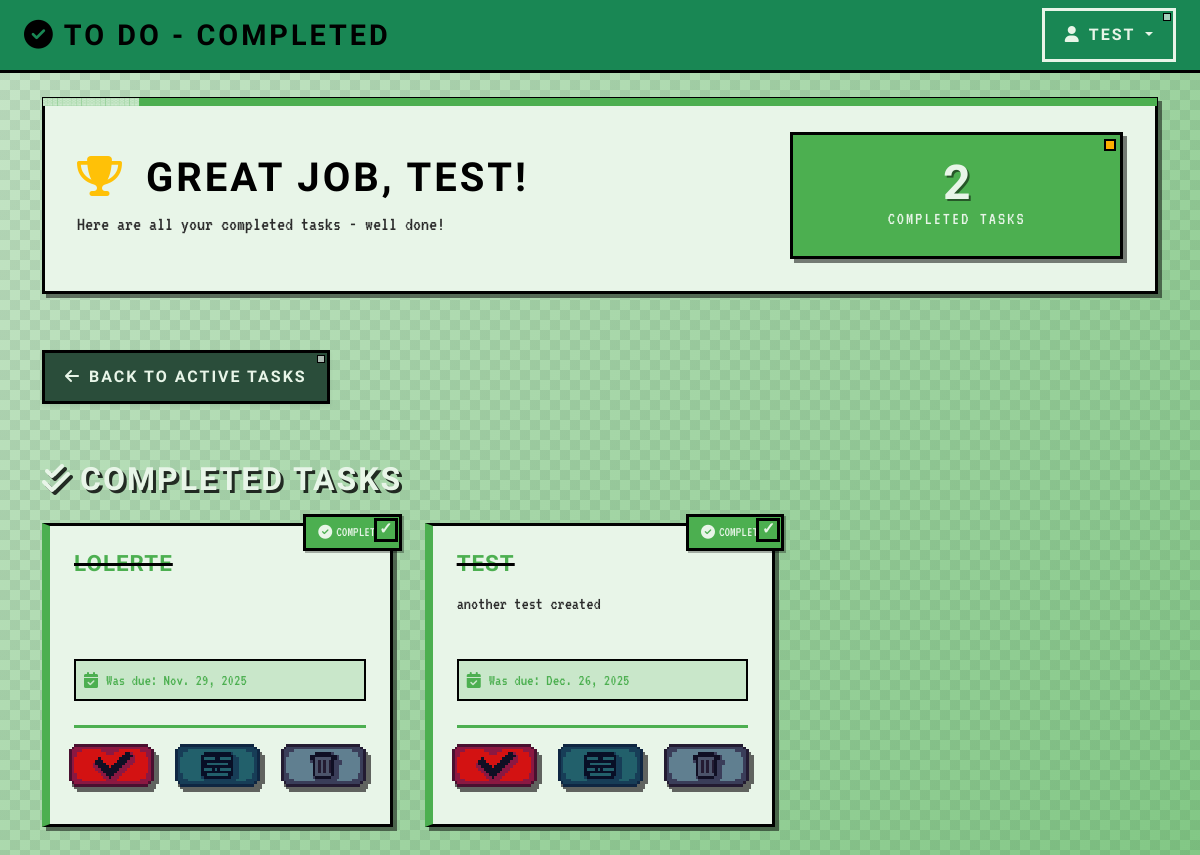
/15/completed_tasks (signed in), run on an earlier commit of the app's database.
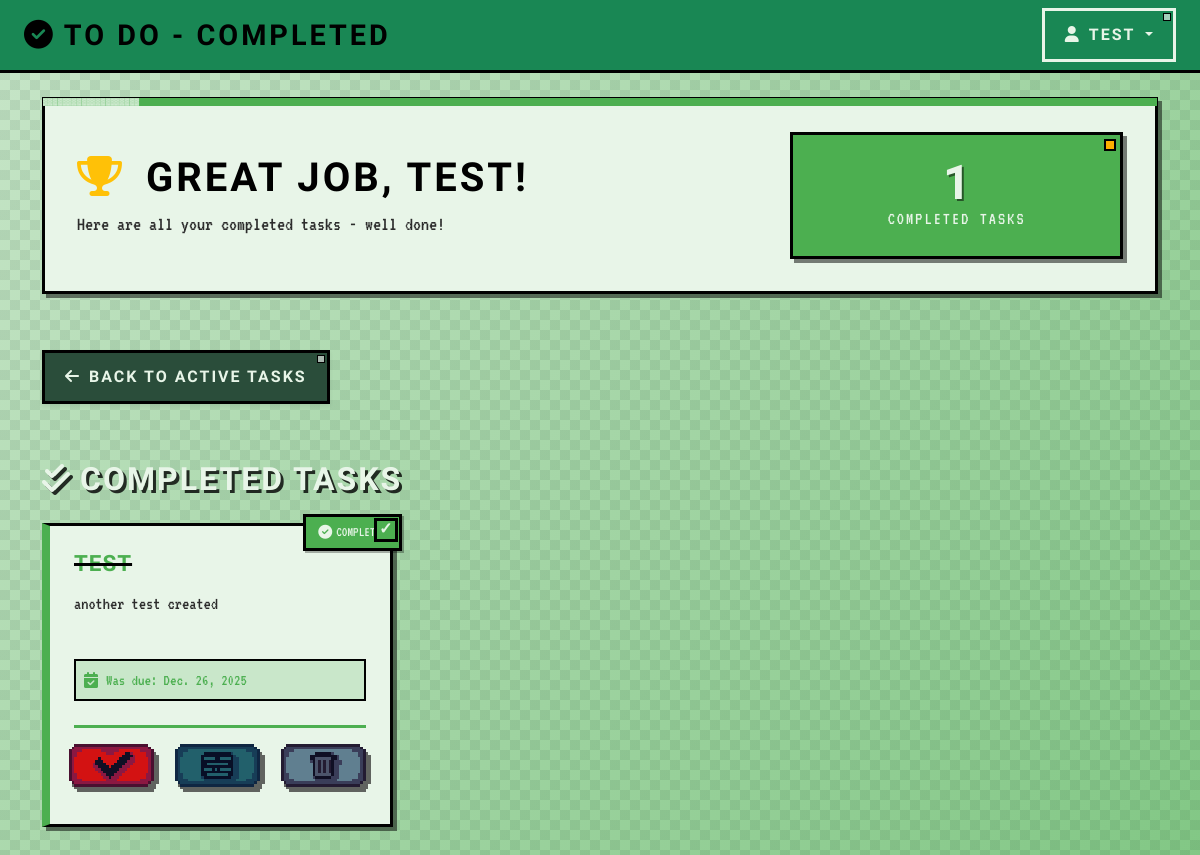
And on a later commit of the database.
### tasks_app/models.py (models this page shows, shortened)
class Task(models.Model):
    name = models.CharField(max_length = 30)
    description = models.CharField(max_length = 85)
    deadline = models.DateField(null=True, blank=True)
    completed = models.BooleanField(default = False)
    user = models.ForeignKey(User, on_delete=models.CASCADE, related_name = 'tasks')

### tasks_app/views/general_views.py (the view)
# urls.py: path('<int:user_id>', views.user_tasks, name = 'main'),
def user_tasks(request, user_id, completed=False):
    if request.session.get('user_id') != user_id:
        return redirect('index')
    user = get_object_or_404(User, id=user_id)
    tasks = user.tasks.filter(completed=completed)
    template = "completed.html" if completed else "user.html"
    next_url = request.path
    return render(request, template, {
        'user': user,
        'tasks': tasks,
        'next': next_url
    })

### tasks_app/templates/completed.html (shortened to what the changed rows need)
{% extends 'base.html' %}
{% load static %}
{% block content %}
<div class="dashboard-bg">
    <div class="container py-4">
        <div class="row mb-4">
            <div class="col-12">
                <div class="welcome-card completed-header">
                    <div class="row align-items-center">
                        <div class="col-md-8">
                            <h1 class="welcome-title mb-2">
                                <i class="fas fa-trophy text-warning me-2"></i>
                                Great job, {{user.username}}!
                            </h1>
                        </div>
                        <div class="col-md-4 text-md-end">
                            <div class="task-counter completed-counter">
                                <span class="counter-number">{{tasks|length}}</span>
                                <span class="counter-label">Completed Tasks</span>
                            </div>
                        </div>
                    </div>
                </div>
            </div>
        </div>
        <div class="row">
            <div class="col-12">
                <div class="section-header mb-4">
                    <h2 class="section-title">
                        <i class="fas fa-check-double me-2"></i>Completed Tasks
                    </h2>
                </div>
                {% if tasks %}
                    <div class="tasks-grid">
                        {% for task in tasks %}
                        <div class="task-card completed-task-card">
                            <div class="completed-badge">
                                <i class="fas fa-check-circle"></i>
                                <span>Completed</span>
                            </div>
                            <div class="task-header">
                                <h5 class="task-title completed-title">{{task.name}}</h5>
                            </div>
                            <div class="task-body">
                                <p class="task-description completed-description">{{task.description}}</p>
                                <div class="task-meta">
                                    <div class="due-date completed-due-date">
                                        <i class="fas fa-calendar-check me-2"></i>
                                        <span>Was due: {{task.deadline}}</span>
                                    </div>
                                </div>
                            </div>
                            <div class="task-actions completed-actions">
                                <form method="POST" action="{% url 'modify_completition_task' user.id task.id %}?next={{ request.path }}" class="d-inline">
                                    <input type="image" class="action-icon uncomplete-icon" src="{% static 'Descompletado.png' %}" alt="Uncomplete" width="90" title="Mark as Incomplete">
                                </form>
                                <a href="{% url 'modify_task' user.id task.id%}?next={{ request.path }}">
                                    <img class="action-icon" src="{% static 'Modificar.png' %}" alt="Update" width="90" title="Edit Task">
                                </a>
                                <form method="POST" action="{% url 'delete_task' user.id task.id%}?next={{ request.path }}" class="d-inline">
                                    <input type="image" class="action-icon delete-icon" src="{% static 'Eliminar.png' %}" alt="Delete" width="90" onclick="return confirm('Are you sure you want to permanently delete this completed task?')" title="Delete Task">
                                </form>
                            </div>
                        </div>
                        {% endfor %}
                    </div>
                {% endif %}
            </div>
        </div>
    </div>
</div>
{% endblock %}

What changed in the data, as far as the page shows it:
no longer on this page (row edited): Task: name "LOLERTE", deadline "Nov. 29, 2025"
Also different on the page:
{{ tasks|length }}: "2" → "1"
